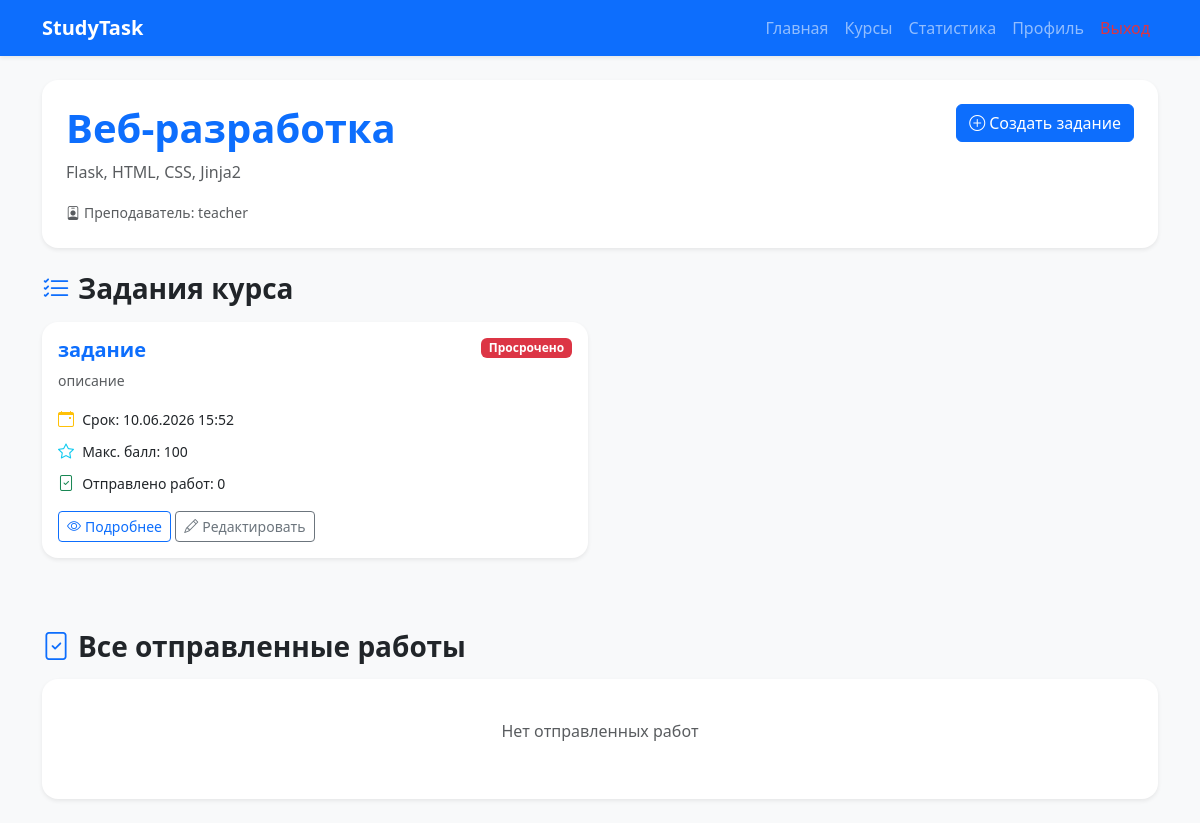
Page /course/1 (signed in) on the earlier database version.
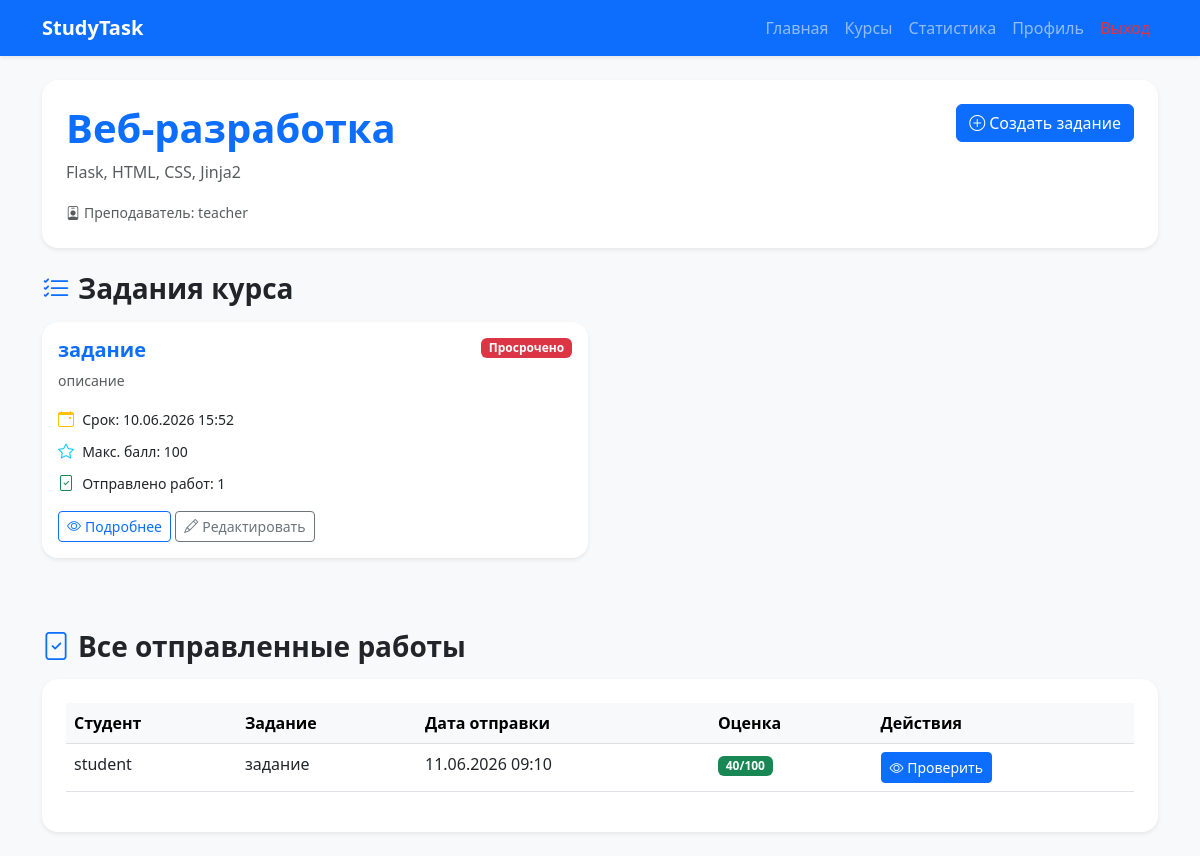
Same page on the later database version.
### models.py (models this page shows)
class Task(db.Model):
    __tablename__ = 'tasks'
    id = db.Column(db.Integer, primary_key=True)
    title = db.Column(db.String(100), nullable=False)
    description = db.Column(db.Text, nullable=False)
    task_type = db.Column(db.String(50), default='Лабораторная работа')
    max_score = db.Column(db.Integer, default=100)
    deadline = db.Column(db.DateTime, nullable=False)
    created_at = db.Column(db.DateTime, default=datetime.utcnow)
    course_id = db.Column(db.Integer, db.ForeignKey('courses.id'), nullable=False)
    allow_resubmit = db.Column(db.Boolean, default=True)
    is_published = db.Column(db.Boolean, default=True)
    course = db.relationship('Course', back_populates='tasks')
    submissions = db.relationship('Submission', back_populates='task', lazy=True, cascade='all, delete-orphan')

class Submission(db.Model):
    __tablename__ = 'submissions'
    id = db.Column(db.Integer, primary_key=True)
    task_id = db.Column(db.Integer, db.ForeignKey('tasks.id'), nullable=False)
    student_id = db.Column(db.Integer, db.ForeignKey('users.id'), nullable=False)
    file_path = db.Column(db.String(500), nullable=True)  # Увеличил длину
    grade = db.Column(db.Integer, nullable=True)
    comment = db.Column(db.Text, nullable=True)
    submitted_at = db.Column(db.DateTime, default=datetime.utcnow)
    task = db.relationship('Task', back_populates='submissions')
    student = db.relationship('User', back_populates='student_submissions')

class User(UserMixin, db.Model):
    __tablename__ = 'users'
    id = db.Column(db.Integer, primary_key=True)
    username = db.Column(db.String(80), unique=True, nullable=False)
    email = db.Column(db.String(120), unique=True, nullable=False)
    password_hash = db.Column(db.String(200), nullable=False)
    role = db.Column(db.String(20), nullable=False, default='student')
    group = db.Column(db.String(50), nullable=True)
    about = db.Column(db.Text, nullable=True)
    created_at = db.Column(db.DateTime, default=datetime.utcnow)
    last_login = db.Column(db.DateTime, nullable=True)
    teacher_courses = db.relationship('Course', back_populates='teacher', lazy=True)
    student_submissions = db.relationship('Submission', back_populates='student', lazy=True)

### app.py (the view)
@app.route('/course/<int:course_id>')
@login_required
def course_detail(course_id):
    course = Course.query.get_or_404(course_id)
    if current_user.role == 'teacher' and course.teacher_id != current_user.id:
        flash('Доступ запрещен', 'danger')
        return redirect(url_for('courses'))
    tasks = Task.query.filter_by(course_id=course_id)
    if current_user.role == 'student':
        tasks = tasks.filter_by(is_published=True)
    tasks = tasks.all()
    return render_template('course_detail.html', course=course, tasks=tasks)

### app.py (called while the page is built)
@login_manager.user_loader
def load_user(user_id):
    return User.query.get(int(user_id))

@app.context_processor
def utility_processor():
    return {'now': datetime.utcnow()}

### templates/course_detail.html (shortened to what the changed rows need)
<!DOCTYPE html>
<html lang="ru">
<head>
    <link href="https://cdn.jsdelivr.net/npm/bootstrap@5.3.0/dist/css/bootstrap.min.css" rel="stylesheet">
    <link rel="stylesheet" href="https://cdn.jsdelivr.net/npm/bootstrap-icons@1.11.0/font/bootstrap-icons.css">
</head>
<body class="bg-light">
    <div class="container py-4">
        <div class="card border-0 shadow-sm rounded-4 mb-4">
            <div class="card-body p-4">
                <div class="d-flex justify-content-between align-items-start">
                    <div>
                        <h1 class="fw-bold text-primary">{{ course.title }}</h1>
                    </div>
                </div>
            </div>
        </div>
        {% if tasks %}
            <div class="row">
                {% for task in tasks %}
                <div class="col-md-6 mb-4">
                    <div class="card border-0 shadow-sm rounded-4 h-100">
                        <div class="card-body">
                            <div class="d-flex justify-content-between align-items-start">
                                <h5 class="card-title fw-bold text-primary">{{ task.title }}</h5>
                                <span class="badge {% if task.deadline < now %}bg-danger{% else %}bg-success{% endif %}">
                                    {% if task.deadline < now %}Просрочено{% else %}Активно{% endif %}
                                </span>
                            </div>
                            <p class="card-text text-muted small">{{ task.description[:100] }}{% if task.description|length > 100 %}...{% endif %}</p>
                            <p class="mb-2">
                                <i class="bi bi-calendar-event text-warning me-1"></i>
                                <small>Срок: {{ task.deadline.strftime('%d.%m.%Y %H:%M') }}</small>
                            </p>
                            <p class="mb-2">
                                <i class="bi bi-star text-info me-1"></i>
                                <small>Макс. балл: {{ task.max_score }}</small>
                            </p>
                            {% if current_user.role == 'teacher' and course.teacher_id == current_user.id %}
                                <p class="mb-2">
                                    <i class="bi bi-file-check text-success me-1"></i>
                                    <small>Отправлено работ: {{ task.submissions|length }}</small>
                                </p>
                            {% endif %}
                            <a href="{{ url_for('task_detail', task_id=task.id) }}" class="btn btn-outline-primary btn-sm mt-2">
                                <i class="bi bi-eye me-1"></i>Подробнее
                            </a>
                            {% if current_user.role == 'teacher' and course.teacher_id == current_user.id %}
                            <a href="{{ url_for('edit_task', task_id=task.id) }}" class="btn btn-outline-secondary btn-sm mt-2">
                                <i class="bi bi-pencil me-1"></i>Редактировать
                            </a>
                            {% endif %}
                        </div>
                    </div>
                </div>
                {% endfor %}
            </div>
        {% endif %}
        {% if current_user.role == 'teacher' and course.teacher_id == current_user.id %}
            <div class="card border-0 shadow-sm rounded-4">
                <div class="card-body p-4">
                    {% set all_submissions = [] %}
                    {% if all_submissions %}
                        <div class="table-responsive">
                            <table class="table table-hover">
                                <thead class="table-light">
                                    <tr>
                                        <th>Студент</th>
                                        <th>Задание</th>
                                        <th>Дата отправки</th>
                                        <th>Оценка</th>
                                        <th>Действия</th>
                                    </tr>
                                </thead>
                                <tbody>
                                    {% for sub in all_submissions %}
                                    <tr>
                                        <td>{{ sub.student.username }}</td>
                                        <td>{{ sub.task.title }}</td>
                                        <td>{{ sub.submitted_at.strftime('%d.%m.%Y %H:%M') }}</td>
                                        <td>
                                            {% if sub.grade %}
                                                <span class="badge bg-success">{{ sub.grade }}/{{ sub.task.max_score }}</span>
                                            {% else %}
                                                <span class="badge bg-warning">Не проверено</span>
                                            {% endif %}
                                         </td>
                                        <td>
                                            <a href="{{ url_for('task_detail', task_id=sub.task.id) }}" class="btn btn-sm btn-primary">
                                                <i class="bi bi-eye"></i> Проверить
                                            </a>
                                         </td>
                                    </tr>
                                    {% endfor %}
                                </tbody>
                            </table>
                        </div>
                    {% else %}
                        <p class="text-muted text-center py-3">Нет отправленных работ</p>
                    {% endif %}
                </div>
            </div>
        {% endif %}
    </div>
</body>
</html>

Differences in the rows shown:
computed for Task "задание": submissions|length "0" → "1"
added Submission: student.username "student", task "задание", submitted_at "11.06.2026 09:10", grade "40", task.max_score "100"
Other differences:
text no longer shown: "Нет отправленных работ"
text now shown: "Студент Задание Дата отправки Оценка Действия"
